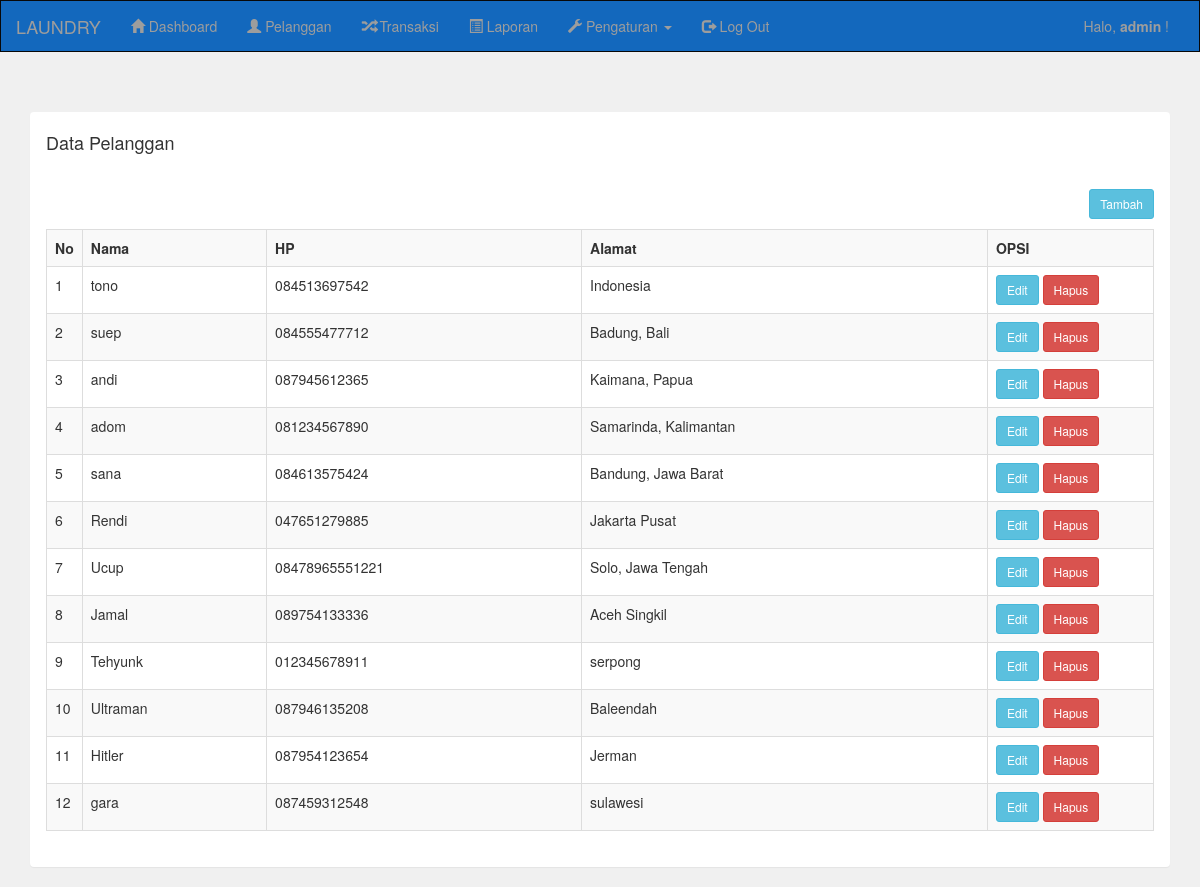
The app's page /laundry_hendri2/admin/pelanggan.php (signed in) with its own data.
### tables this page shows
CREATE TABLE `pelanggan` (
  `pelanggan_id` int(11) NOT NULL,
  `pelanggan_nama` varchar(100) NOT NULL,
  `pelanggan_hp` varchar(20) NOT NULL,
  `pelanggan_alamat` text NOT NULL
);

### laundry_hendri2/admin/pelanggan.php (the view)
<?php include 'header.php'; ?>
<br>
<br>
<div class="container">
    <div class="panel">
        <div class="panel-heading">
        <h4>Data Pelanggan</h4>
        </div>
        <div class="panel-body">
        <a href="pelanggan_tambah.php" class="btn btn-sm btn-info pull-right">Tambah</a>
        <br>
        <br>
        <table class="table table-bordered table-striped">
            <tr>
                <th width="1%">No</th>
                <th>Nama</th>
                <th>HP</th>
                <th>Alamat</th>
                <th width="15%">OPSI</th>
            </tr>
            <?php
            include '../koneksi.php';
            $data = mysqli_query($koneksi,"select * from pelanggan");
            $no = 1;
            while($d=mysqli_fetch_array($data)){
                ?>
                <tr>
                    <td><?php echo $no++; ?></td>
                    <td><?php echo $d['pelanggan_nama']; ?></td>
                    <td><?php echo $d['pelanggan_hp']; ?></td>
                    <td><?php echo $d['pelanggan_alamat']; ?></td>
                    <td>
        <a href="pelanggan_edit.php?id=<?php echo $d['pelanggan_id']; ?>" class="btn btn-sm btn-info">Edit</a>
        <a href="pelanggan_hapus.php?id=<?php echo $d['pelanggan_id']; ?>" class="btn btn-sm btn-danger">Hapus</a>
                    </td>
                </tr>
                <?php
            }
            ?>
        </table>
    </div>
    </div>
</div>
<?php include 'footer.php'; ?>

### records on screen
pelanggan: pelanggan_nama "tono", pelanggan_hp "084513697542", pelanggan_alamat "Indonesia"
pelanggan: pelanggan_nama "suep", pelanggan_hp "084555477712", pelanggan_alamat "Badung, Bali"
pelanggan: pelanggan_nama "andi", pelanggan_hp "087945612365", pelanggan_alamat "Kaimana, Papua"
pelanggan: pelanggan_nama "adom", pelanggan_hp "081234567890", pelanggan_alamat "Samarinda, Kalimantan"
pelanggan: pelanggan_nama "sana", pelanggan_hp "084613575424", pelanggan_alamat "Bandung, Jawa Barat"
pelanggan: pelanggan_nama "Rendi", pelanggan_hp "047651279885", pelanggan_alamat "Jakarta Pusat"
pelanggan: pelanggan_nama "Ucup", pelanggan_hp "08478965551221", pelanggan_alamat "Solo, Jawa Tengah"
pelanggan: pelanggan_nama "Jamal", pelanggan_hp "089754133336", pelanggan_alamat "Aceh Singkil"
pelanggan: pelanggan_nama "Tehyunk", pelanggan_hp "012345678911", pelanggan_alamat "serpong"
pelanggan: pelanggan_nama "Ultraman", pelanggan_hp "087946135208", pelanggan_alamat "Baleendah"
pelanggan: pelanggan_nama "Hitler", pelanggan_hp "087954123654", pelanggan_alamat "Jerman"
pelanggan: pelanggan_nama "gara", pelanggan_hp "087459312548", pelanggan_alamat "sulawesi"

### other values on screen
$_SESSION['username'] "admin"
